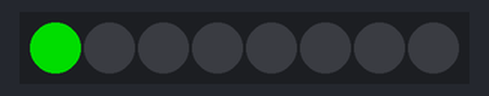
The sketch below on a simulated Arduino Uno, built with avr-gcc and run on an emulated ATmega328P. On the bench: 8 RGB LEDs in strip order, left to right. Dim RGB values are drawn brighter than linear; the strip is taken to match the declared colour order.

Above: at 0.1 s.
At 0.6 s:
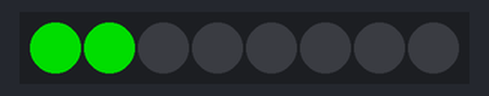
At 1.1 s:
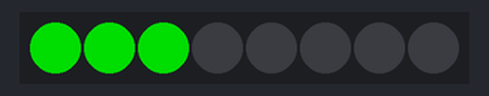
At 1.6 s:
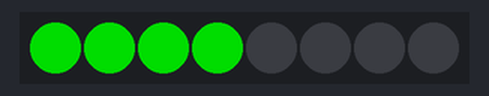
At 2.6 s:
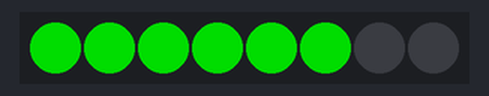
At 3.6 s:
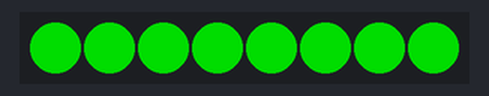
Timing chart, 0 to 40.0 s (numbered marks = the images above):
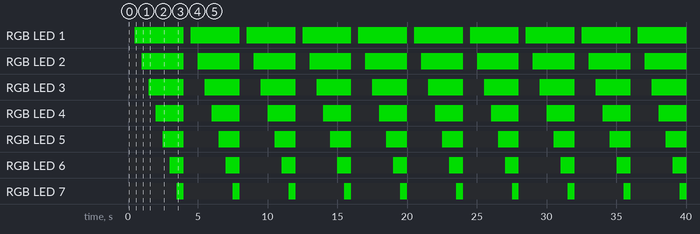

Measured:
- by itself, RGB LED 1: alternates RGB(0, 150, 0) for 3.5 s and off for 0.50 s
- by itself, RGB LED 2: alternates RGB(0, 150, 0) for 3.0 s and off for 1.0 s
- by itself, RGB LED 3: alternates RGB(0, 150, 0) for 2.5 s and off for 1.5 s
- by itself, RGB LED 4: alternates RGB(0, 150, 0) for 2.0 s and off for 2.0 s
- by itself, RGB LED 5: alternates RGB(0, 150, 0) for 1.5 s and off for 2.5 s
- by itself, RGB LED 6: alternates RGB(0, 150, 0) for 1.0 s and off for 3.0 s
- by itself, RGB LED 7: alternates RGB(0, 150, 0) for 0.50 s and off for 3.5 s

The sketch:

PruebaLedsRyo.ino
```cpp
#include <Adafruit_NeoPixel.h>

#define PIN_LEDS 17
#define NUM_LEDS 8
#define DELAY_VAL 500

Adafruit_NeoPixel leds(NUM_LEDS, PIN_LEDS, NEO_RGB + NEO_KHZ800);

void setup()
{
    leds.begin();
}

void loop()
{
    leds.clear();

    for(int i=0; i<NUM_LEDS; i++)
    {
      leds.setPixelColor(i, leds.Color(0,150,0));
      leds.show();
      delay(DELAY_VAL);
    }
}
```
